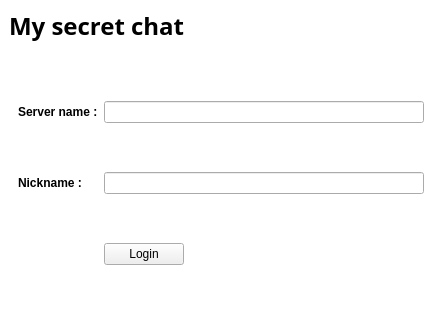
<?xml version="1.0" encoding="UTF-8"?>
<ui version="4.0">
 <class>MainWindow</class>
 <widget class="QMainWindow" name="MainWindow">
  <property name="geometry">
   <rect>
    <x>0</x>
    <y>0</y>
    <width>442</width>
    <height>328</height>
   </rect>
  </property>
  <property name="windowTitle">
   <string>MainWindow</string>
  </property>
  <property name="styleSheet">
   <string notr="true">#titleLabel {
background: white;
color: blue;
font-size: 20px;
border: none;
border-bottom:  1px solid black;
padding: 5px;
}

#mainFrame {
border: none;
background: white;
}

#loginFrame {
background: qlineargradient(x1: 0, y1: 0, x2: 0, y2: 1, stop: 0 #ddf, stop: 1 #aaf);
border: 1px solid gray;
padding: 10px;
border-radius: 25px;
}</string>
  </property>
  <widget class="QWidget" name="centralwidget">
   <layout class="QVBoxLayout" name="verticalLayout">
    <property name="spacing">
     <number>0</number>
    </property>
    <property name="leftMargin">
     <number>0</number>
    </property>
    <property name="topMargin">
     <number>0</number>
    </property>
    <property name="rightMargin">
     <number>0</number>
    </property>
    <property name="bottomMargin">
     <number>0</number>
    </property>
    <item>
     <widget class="QFrame" name="mainFrame">
      <property name="frameShape">
       <enum>QFrame::StyledPanel</enum>
      </property>
      <layout class="QVBoxLayout" name="verticalLayout_2">
       <item>
        <widget class="QLabel" name="label_3">
         <property name="font">
          <font>
           <family>Bradley Hand ITC</family>
           <pointsize>18</pointsize>
          </font>
         </property>
         <property name="text">
          <string>&lt;b&gt;My secret chat&lt;/b&gt;</string>
         </property>
        </widget>
       </item>
       <item>
        <widget class="QStackedWidget" name="stackedWidget">
         <property name="currentIndex">
          <number>1</number>
         </property>
         <widget class="QWidget" name="chatPage">
          <layout class="QGridLayout" name="gridLayout">
           <item row="1" column="0" colspan="2">
            <widget class="QLineEdit" name="sayLineEdit"/>
           </item>
           <item row="1" column="2">
            <widget class="QPushButton" name="sayButton">
             <property name="sizePolicy">
              <sizepolicy hsizetype="Fixed" vsizetype="Fixed">
               <horstretch>0</horstretch>
               <verstretch>0</verstretch>
              </sizepolicy>
             </property>
             <property name="maximumSize">
              <size>
               <width>50</width>
               <height>16777215</height>
              </size>
             </property>
             <property name="text">
              <string>Say</string>
             </property>
            </widget>
           </item>
           <item row="0" column="0" colspan="2">
            <widget class="QTextEdit" name="roomTextEdit">
             <property name="readOnly">
              <bool>true</bool>
             </property>
            </widget>
           </item>
          </layout>
         </widget>
         <widget class="QWidget" name="loginPage">
          <layout class="QGridLayout" name="gridLayout_3">
           <item row="1" column="1">
            <widget class="QLineEdit" name="userLineEdit"/>
           </item>
           <item row="0" column="0">
            <widget class="QLabel" name="label">
             <property name="font">
              <font>
               <family>Tahoma</family>
              </font>
             </property>
             <property name="text">
              <string>&lt;html&gt;&lt;head/&gt;&lt;body&gt;&lt;p&gt;&lt;span style=&quot; font-weight:600;&quot;&gt;Server name   :&lt;/span&gt;&lt;/p&gt;&lt;/body&gt;&lt;/html&gt;</string>
             </property>
            </widget>
           </item>
           <item row="0" column="1">
            <widget class="QLineEdit" name="serverLineEdit"/>
           </item>
           <item row="3" column="1">
            <widget class="QPushButton" name="loginButton">
             <property name="sizePolicy">
              <sizepolicy hsizetype="Fixed" vsizetype="Fixed">
               <horstretch>0</horstretch>
               <verstretch>0</verstretch>
              </sizepolicy>
             </property>
             <property name="font">
              <font>
               <family>Tahoma</family>
              </font>
             </property>
             <property name="text">
              <string>Login</string>
             </property>
             <property name="checkable">
              <bool>true</bool>
             </property>
            </widget>
           </item>
           <item row="1" column="0">
            <widget class="QLabel" name="label_2">
             <property name="font">
              <font>
               <family>Tahoma</family>
              </font>
             </property>
             <property name="text">
              <string>&lt;html&gt;&lt;head/&gt;&lt;body&gt;&lt;p&gt;&lt;span style=&quot; font-weight:600;&quot;&gt;Nickname   :&lt;/span&gt;&lt;/p&gt;&lt;/body&gt;&lt;/html&gt;</string>
             </property>
            </widget>
           </item>
          </layout>
         </widget>
        </widget>
       </item>
      </layout>
     </widget>
    </item>
   </layout>
  </widget>
 </widget>
 <tabstops>
  <tabstop>roomTextEdit</tabstop>
  <tabstop>sayLineEdit</tabstop>
 </tabstops>
 <resources/>
 <connections>
  <connection>
   <sender>serverLineEdit</sender>
   <signal>returnPressed()</signal>
   <receiver>userLineEdit</receiver>
   <slot>setFocus()</slot>
   <hints>
    <hint type="sourcelabel">
     <x>391</x>
     <y>188</y>
    </hint>
    <hint type="destinationlabel">
     <x>470</x>
     <y>238</y>
    </hint>
   </hints>
  </connection>
  <connection>
   <sender>sayLineEdit</sender>
   <signal>returnPressed()</signal>
   <receiver>sayButton</receiver>
   <slot>animateClick()</slot>
   <hints>
    <hint type="sourcelabel">
     <x>331</x>
     <y>564</y>
    </hint>
    <hint type="destinationlabel">
     <x>768</x>
     <y>570</y>
    </hint>
   </hints>
  </connection>
  <connection>
   <sender>userLineEdit</sender>
   <signal>returnPressed()</signal>
   <receiver>loginButton</receiver>
   <slot>animateClick()</slot>
   <hints>
    <hint type="sourcelabel">
     <x>417</x>
     <y>239</y>
    </hint>
    <hint type="destinationlabel">
     <x>389</x>
     <y>275</y>
    </hint>
   </hints>
  </connection>
 </connections>
</ui>
